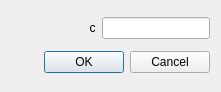
<?xml version="1.0" encoding="UTF-8"?>
<ui version="4.0">
 <class>Dialoglog</class>
 <widget class="QDialog" name="Dialoglog">
  <property name="geometry">
   <rect>
    <x>0</x>
    <y>0</y>
    <width>221</width>
    <height>92</height>
   </rect>
  </property>
  <property name="windowTitle">
   <string>Dialog</string>
  </property>
  <layout class="QVBoxLayout" name="verticalLayout">
   <item>
    <layout class="QHBoxLayout" name="horizontalLayout">
     <item>
      <spacer name="horizontalSpacer">
       <property name="orientation">
        <enum>Qt::Horizontal</enum>
       </property>
       <property name="sizeHint" stdset="0">
        <size>
         <width>40</width>
         <height>20</height>
        </size>
       </property>
      </spacer>
     </item>
     <item>
      <widget class="QLabel" name="label">
       <property name="text">
        <string>     c</string>
       </property>
      </widget>
     </item>
     <item>
      <widget class="QLineEdit" name="lineEdit"/>
     </item>
    </layout>
   </item>
   <item>
    <widget class="QDialogButtonBox" name="buttonBox">
     <property name="orientation">
      <enum>Qt::Horizontal</enum>
     </property>
     <property name="standardButtons">
      <set>QDialogButtonBox::Cancel|QDialogButtonBox::Ok</set>
     </property>
    </widget>
   </item>
  </layout>
 </widget>
 <resources/>
 <connections>
  <connection>
   <sender>buttonBox</sender>
   <signal>rejected()</signal>
   <receiver>Dialoglog</receiver>
   <slot>reject()</slot>
   <hints>
    <hint type="sourcelabel">
     <x>316</x>
     <y>260</y>
    </hint>
    <hint type="destinationlabel">
     <x>286</x>
     <y>274</y>
    </hint>
   </hints>
  </connection>
  <connection>
   <sender>buttonBox</sender>
   <signal>accepted()</signal>
   <receiver>Dialoglog</receiver>
   <slot>accept()</slot>
   <hints>
    <hint type="sourcelabel">
     <x>248</x>
     <y>254</y>
    </hint>
    <hint type="destinationlabel">
     <x>157</x>
     <y>274</y>
    </hint>
   </hints>
  </connection>
 </connections>
</ui>
